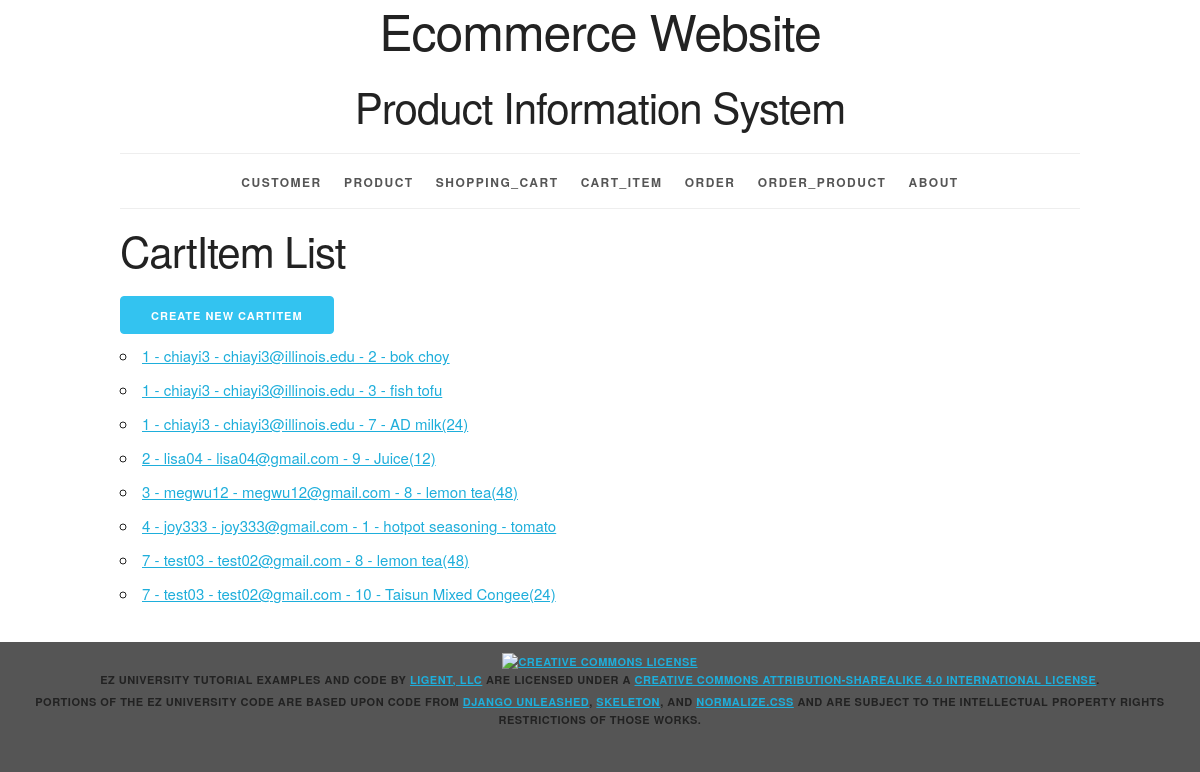
Before: /cartitem/ with the older database file.
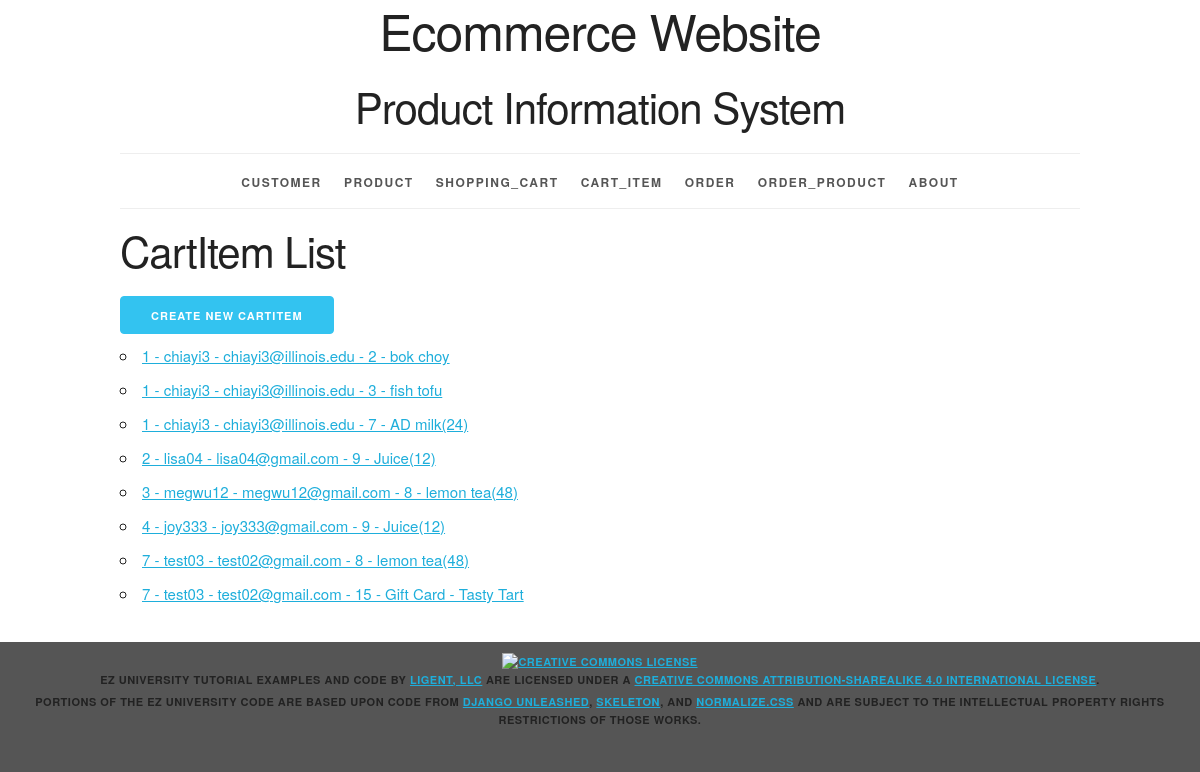
After: the same page with the newer database file.
### productinfo/models.py (models this page shows, shortened)
class Cart_Item(models.Model):
	ci_id = models.AutoField(primary_key=True)
	quantity = models.IntegerField()
	cart_id = models.ForeignKey(Shopping_Cart, related_name='cart_items', on_delete=models.PROTECT)
	product_id = models.ForeignKey(Product, related_name='cart_items', on_delete=models.PROTECT)
	def __str__(self):
		return f'{self.cart_id} - {self.product_id}'
	def get_absolute_url(self):
		return reverse('productinfo_cartitem_detail_urlpattern',
					   kwargs={'pk':self.pk}
					   )
	class Meta:
		ordering = ['cart_id', 'product_id']
		constraints = [
			UniqueConstraint(fields=['cart_id', 'product_id'], name='unique_cartitem')
		]

class Shopping_Cart(models.Model):
	cart_id = models.AutoField(primary_key=True)
	total_price = models.FloatField()
	customer_id = models.ForeignKey(Customer, related_name='shopping_carts', on_delete=models.PROTECT)
	sm_id = models.ForeignKey(Shipping_Method, related_name='shopping_carts', on_delete=models.PROTECT)
	pm_id = models.ForeignKey(Payment_Method, related_name='shopping_carts', on_delete=models.PROTECT)
	def __str__(self):
		return f'{self.cart_id} - {self.customer_id}'
	class Meta:
		ordering = ['cart_id']
		constraints = [
			UniqueConstraint(fields=['customer_id'], name='unique_shoppingcart')
		]

class Customer(models.Model):
	customer_id = models.AutoField(primary_key=True)
	first_name = models.CharField(max_length=45)
	last_name = models.CharField(max_length=45)
	disambiguator = models.CharField(max_length=45, blank=True, default='')
	username = models.CharField(max_length=45)
	password = models.CharField(max_length=45)
	email = models.CharField(max_length=225)
	sm_id = models.ForeignKey(Shipping_Method, related_name='customers', on_delete=models.PROTECT)
	pm_id = models.ForeignKey(Payment_Method, related_name='customers', on_delete=models.PROTECT)
	def __str__(self):
		return f'{self.username} - {self.email}'
	class Meta:
		ordering = ['customer_id']
		constraints = [
			UniqueConstraint(fields=['username', 'email', 'disambiguator'], name='unique_customer')
		]

class Product(models.Model):
	product_id = models.AutoField(primary_key=True)
	product_name = models.CharField(max_length=225, unique=True)
	product_price = models.FloatField()
	stock_num = models.IntegerField()
	category_id = models.ForeignKey(Category, related_name='products', on_delete=models.PROTECT)
	def __str__(self):
		return f'{self.product_id} - {self.product_name}'
	class Meta:
		ordering = ['product_id']
		constraints = [
			UniqueConstraint(fields=['product_name'], name='unique_product')
		]

### productinfo/views.py (the view)
class CartItemList(ListView):
	model = Cart_Item

### productinfo/templates/productinfo/cart_item_list.html (shortened to what this page needs)
{% extends 'productinfo/base.html' %}
{% block content %}
    <h2>CartItem List</h2>
    <div>
    <a href="{% url 'productinfo_cartitem_create_urlpattern' %}" class="button button-primary">
        Create New CartItem
    </a>
    </div>
    <ul>
        {% for cartitem in cart_item_list %}
        <li>
            <a href="{{ cartitem.get_absolute_url }}">{{ cartitem }}</a>
        </li>
        {% empty %}
        <li><em>There are currently no items in the shopping cart available.</em></li>
        {% endfor %}
    </ul>
{% endblock %}

### productinfo/templates/productinfo/base.html (shortened to what this page needs)
{% load static %}
<!DOCTYPE html>
<html lang="en">
<head>
    <link rel="stylesheet" type="text/css"
          href="{% static 'productinfo/normalize.css' %}">
    <link rel="stylesheet" type="text/css"
          href="{% static 'productinfo/skeleton.css' %}">
    <link rel="stylesheet" type="text/css"
          href="{% static 'productinfo/style.css' %}">
</head>
<body>
<div class="container">
    <header class="row">
        <div class="offset-by-one ten columns">
            <h1>Ecommerce Website</h1>
            <h2>Product Information System</h2>
        </div>
    </header>
    <nav>
        <ul>
            <li>
                <a href="{% url 'productinfo_customer_list_urlpattern' %}">
                    Customer</a></li>
            <li>
                <a href="{% url 'productinfo_product_list_urlpattern' %}">
                    Product</a></li>
            <li>
                <a href="{% url 'productinfo_shopping_cart_list_urlpattern' %}">
                    Shopping_Cart</a></li>
            <li>
                <a href="{% url 'productinfo_cart_item_list_urlpattern' %}">
                    Cart_Item</a></li>
            <li>
                <a href="{% url 'productinfo_order_list_urlpattern' %}">
                    Order</a></li>
            <li>
                <a href="{% url 'productinfo_order_product_list_urlpattern' %}">
                    Order_Product</a></li>
            <li>
                <a href="{% url 'about_urlpattern' %}">
                    About
                </a>
            </li>
        </ul>
    </nav>
    <main>
        {% block content %}{% endblock %}
    </main>
</div>
<footer>
    <p>
        <a rel="license" href="http://creativecommons.org/licenses/by-sa/4.0/">
            <img alt="Creative Commons License" style="border-width:0"
                 src="https://i.creativecommons.org/l/by-sa/4.0/88x31.png"/>
        </a><br/><span property="dct:title">EZ University Tutorial Examples and Code</span>
        by
        <a href="https://www.ligent.net" property="cc:attributionName"
           rel="cc:attributionURL">Ligent, LLC</a> are licensed under a
        <a rel="license" href="http://creativecommons.org/licenses/by-sa/4.0/">Creative Commons Attribution-ShareAlike
            4.0 International License</a>.
    </p>
    <p>Portions of the EZ University code are based upon code from
        <a href="https://django-unleashed.com">Django Unleashed</a>,
        <a href="http://getskeleton.com/">Skeleton</a>, and
        <a href="https://necolas.github.io/normalize.css/">Normalize.css</a> and
        are subject to the intellectual property rights restrictions of those works.
    </p>
</footer>
</body>
</html>

### productinfo/static/productinfo/skeleton.css (style rules this page uses)
.container { position: relative; width: 100%; max-width: 960px; margin: 0 auto; padding: 0 20px; box-sizing: border-box; }
.column, .columns { width: 100%; float: left; box-sizing: border-box; }
@media (min-width: 400px) { .container { width: 85%; padding: 0; } }
@media (min-width: 550px) { .container { width: 80%; } }
@media (min-width: 550px) { .column, .columns { margin-left: 4%; } }
@media (min-width: 550px) { .column:first-child, .columns:first-child { margin-left: 0; } }
@media (min-width: 550px) { .ten.columns { width: 82.6666666667%; } }
@media (min-width: 550px) { .offset-by-one.column, .offset-by-one.columns { margin-left: 8.66666666667%; } }
html { font-size: 62.5%; }
body { font-size: 1.5em; line-height: 1.6; font-weight: 400; font-family: "Raleway", "HelveticaNeue", "Helvetica Neue", Helvetica, Arial, sans-serif; color: #222; }
h1, h2, h3, h4, h5, h6 { margin-top: 0; margin-bottom: 2rem; font-weight: 300; }
h1 { font-size: 4.0rem; line-height: 1.2; letter-spacing: -.1rem; }
h2 { font-size: 3.6rem; line-height: 1.25; letter-spacing: -.1rem; }
@media (min-width: 550px) { h1 { font-size: 5.0rem; } }
@media (min-width: 550px) { h2 { font-size: 4.2rem; } }
p { margin-top: 0; }
a { color: #1EAEDB; }
.button, button, input[type="submit"], input[type="reset"], input[type="button"] { display: inline-block; height: 38px; padding: 0 30px; color: #555; text-align: center; font-size: 11px; font-weight: 600; line-height: 38px; letter-spacing: .1rem; text-transform: uppercase; text-decoration: none; white-space: nowrap; background-color: transparent; border-radius: 4px; border: 1px solid #bbb; cursor: pointer; box-sizing: border-box; }
.button.button-primary, button.button-primary, input[type="submit"].button-primary, input[type="reset"].button-primary, input[type="button"].button-primary { color: #FFF; background-color: #33C3F0; border-color: #33C3F0; }
ul { list-style: circle inside; }
ol, ul { padding-left: 0; margin-top: 0; }
li { margin-bottom: 1rem; }
button, .button { margin-bottom: 1rem; }
pre, blockquote, dl, figure, table, p, ul, ol, form { margin-bottom: 2.5rem; }
.container:after, .row:after, .u-cf { content: ""; display: table; clear: both; }

### productinfo/static/productinfo/style.css (style rules this page uses)
html { height: 100%; background-color: #555; }
body { background-color: white; }
body>div>header { text-align: center;; }
header h1 { display: inline-block; font-weight: normal; font-style: normal; width: 100%; margin-top: 0; padding-top: 0; }
nav { border-top: 1px solid #eee; width: 100%; border-bottom: 1px solid #eee; margin: 0 0 1em; padding: 0; }
nav ul { margin: 0; padding: 1em 0; list-style-type: none; text-align: center; }
nav ul li { display: inline; padding: 0; margin: 0 0.25em; font-weight: 600; text-transform: uppercase; text-align: center; font-size: 1rem; letter-spacing: .10rem; }
@media (min-width: 400px) { nav ul li { letter-spacing: .15rem; font-size: 1.2rem; margin: 0 0.5em; } }
@media (min-width: 550px) { nav ul li { margin: 0 0.75em; } }
nav ul li a { color: #555; text-decoration: none; background-color: transparent; cursor: pointer; }
body>footer { width: 100%; background-color: #555; font-size: 1.1rem; letter-spacing: .05rem; font-weight: 600; text-transform: uppercase; text-align: center; padding: 1em 0; margin: 1em 0; }
body>footer p { margin-bottom: 0.5rem; }

Changed rows visible on the page:
changed Cart_Item: cart_id+product_id "4 - joy333 - joy333@gmail.com - 1 - hotpot seasoning - tomato" → "4 - joy333 - joy333@gmail.com - 9 - Juice(12)"
changed Cart_Item: cart_id+product_id "7 - test03 - test02@gmail.com - 10 - Taisun Mixed Congee(24)" → "7 - test03 - test02@gmail.com - 15 - Gift Card - Tasty Tart"
